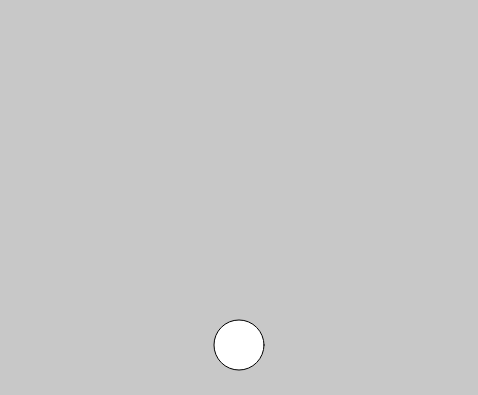
Frame 1 (no input)
Frame 60 (no input): identical to frame 1, image omitted
Frame 120 (the mouse pressed at the canvas centre since frame 60): identical to frame 1, image omitted

The p5.js sketch that drew this single still picture (run headless with seeded random() and noise() and a simulated clock; from frame 60 on, the mouse is pressed at the canvas centre):

// p5.js sketch
// ── sketch.js
let diam = 60
function setup(){
  createCanvas(478,395);
}

function draw(){
  background(200);
  ellipse(width/2,height - 50,50)

  
}
